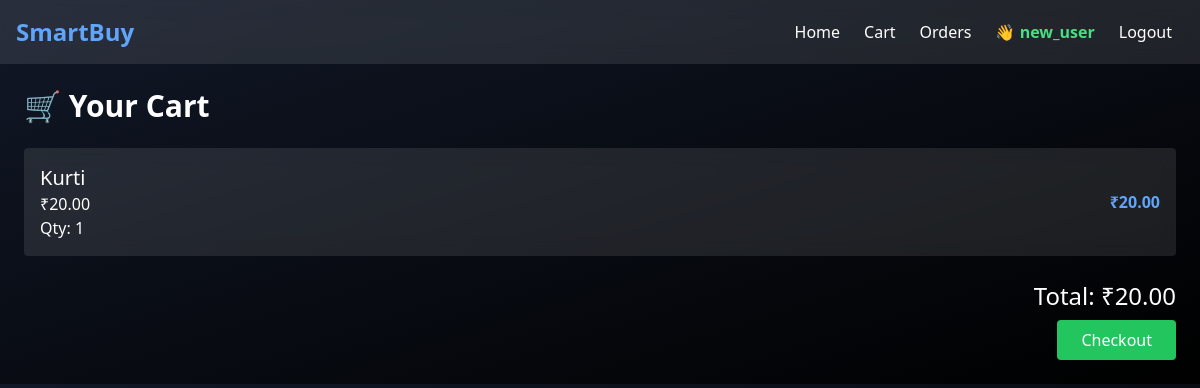
Page /cart/ (signed in) on the committed database.
### accounts/models.py (models this page shows, shortened)
class User(AbstractUser):
    phone = models.CharField(max_length=15, blank=True)
    address = models.TextField(blank=True)
    profile_image = models.ImageField(upload_to="profiles/", blank=True, null=True)

### cart/models.py (models this page shows)
class CartItem(models.Model):
    cart = models.ForeignKey(Cart, on_delete=models.CASCADE)
    product = models.ForeignKey(Product, on_delete=models.CASCADE)
    quantity = models.PositiveIntegerField(default=1)
    def total_price(self):
        return self.product.price * self.quantity

### products/models.py (models this page shows, shortened)
class Product(models.Model):
    name = models.CharField(max_length=200)
    description = models.TextField()
    price = models.DecimalField(max_digits=10, decimal_places=2)
    category = models.ForeignKey(Category, on_delete=models.CASCADE)
    image = models.ImageField(upload_to="products/")
    stock = models.IntegerField()
    created_at = models.DateTimeField(auto_now_add=True)

### cart/views.py (the view)
# urls.py: path("cart/", cart_view),
def cart_view(request):
    cart = Cart.objects.filter(user=request.user).first()
    items = []
    total = 0
    if cart:
        items = CartItem.objects.filter(cart=cart)
        for item in items:
            total += item.total_price()
    return render(request, "cart.html", {"items": items, "total": total})

### templates/cart.html
{% extends 'base.html' %}
{% block content %}
<h1 class="text-3xl font-bold mb-6">🛒 Your Cart</h1>
<div class="space-y-4">
{% for item in items %}
<div class="glass p-4 rounded flex justify-between items-center">
    <div>
        <h2 class="text-xl">{{ item.product.name }}</h2>
        <p>₹{{ item.product.price }}</p>
        <p>Qty: {{ item.quantity }}</p>
    </div>
    <p class="text-blue-400 font-bold">
        ₹{{ item.total_price }}
    </p>
</div>
{% endfor %}
</div>
<div class="mt-6 text-right">
    <h2 class="text-2xl">Total: ₹{{ total }}</h2>
    <a href="/checkout/">
        <button class="bg-green-500 px-6 py-2 mt-2 rounded hover:bg-green-600">
            Checkout
        </button>
    </a>
</div>
{% endblock %}

### templates/base.html (shortened to what this page needs)
<!DOCTYPE html>
<html>
<head>
    <script src="https://cdn.tailwindcss.com"></script>
    <link href="https://unpkg.com/aos@2.3.4/dist/aos.css" rel="stylesheet">
</head>
<body class="bg-gradient-to-br from-gray-900 to-black text-white">
<nav class="flex justify-between items-center p-4 glass sticky top-0 z-50">
    <h1 class="text-2xl font-bold text-blue-400">SmartBuy</h1>
    <div class="flex items-center">
        <a href="/" class="mx-3 hover:text-blue-400">Home</a>
        <a href="/cart/" class="mx-3 hover:text-blue-400">Cart</a>
        <a href="/orders/" class="mx-3 hover:text-blue-400">Orders</a>
        {% if user.is_authenticated %}
            <span class="mx-3 text-green-400 font-semibold">
                👋 {{ user.username }}
            </span>
            <a href="/logout/" class="mx-3 hover:text-red-400">
                Logout
            </a>
        {% endif %}
    </div>
</nav>
<div class="p-6">
{% block content %}
{% endblock %}
</div>
</body>
</html>

### templates/base.html (style rules this page uses)
.glass { background: rgba(255,255,255,0.1); backdrop-filter: blur(10px); }

### rows in the picture
User: username "new_user"
CartItem: product.name "Kurti", product.price "20.00", quantity "1", total_price "20.00"

### other values in the picture
{{ total }} "20.00"
